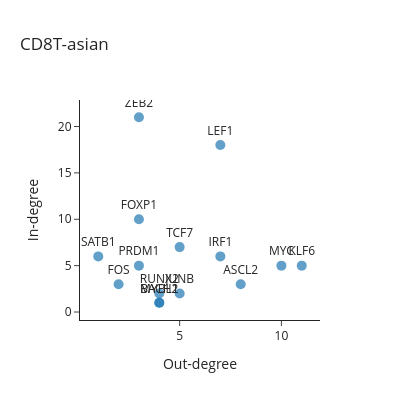

Source (notebook cell):
### Code cell
import plotly.express as px
import pandas as pd

# Create out-degree and in-degree DataFrames
out_degree = net.groupby('source').size().reset_index(name='out_degree')
in_degree = net.groupby('target').size().reset_index(name='in_degree')

# Merge and fill missing values
df_combined = pd.merge(out_degree, in_degree, left_on='source', right_on='target', how='outer')

# Standardize column names
df_combined['TF'] = df_combined['source'].combine_first(df_combined['target'])
# df_combined = df_combined[['TF', 'out_degree', 'in_degree']]

# Plot with Plotly
fig = px.scatter(
    df_combined,
    x='out_degree',
    y='in_degree',
    text='TF',
    labels={'out_degree': 'Out-degree', 'in_degree': 'In-degree'},
    title=f'{cell_type}-{race}',
    template='simple_white'
)
fig.update_traces(marker=dict(size=10, opacity=0.7),
                  textposition='top center')
fig.update_layout(height=400, width=400)
fig.show()

### Figure 1 — Plotly figure (JSON) as saved in the notebook; plotly's stock layout.template omitted (floating-point values rounded to 4 significant figures)
{"data": [{"hovertemplate": "Out-degree=%{x}<br>In-degree=%{y}<br>TF=%{text}<extra></extra>", "legendgroup": "", "marker": {"color": "#1F77B4", "opacity": 0.7, "size": 10, "symbol": "circle"}, "mode": "markers+text", "name": "", "orientation": "v", "showlegend": false, "text": ["AKNA", "ARID5B", "ASCL2", "BACH2", "BATF", "BCL11B", "FOS", "FOXP1", "IRF1", "IRF9", "JUNB", "KLF2", "KLF6", "LEF1", "MAF", "MLXIP", "MYBL1", "MYC", "PRDM1", "RORA", "RUNX2", "SATB1", "TBX21", "TCF7", "TFDP2", "ZBTB38", "ZBTB7A", "ZEB2", "ZNF101", "ZNF331", "BHLHE40", "CEBPD", "CREM", "EOMES", "KLF3", "REL", "RUNX3", "ZNF683"], "textposition": "top center", "type": "scatter", "x": [4, 2, 8, 4, 3, 4, 2, 3, 7, 1, 5, 3, 11, 7, 2, 1, 4, 10, 3, 9, 4, 1, 7, 5, 1, 1, 1, 3, 1, 2, null, null, null, null, null, null, null, null], "xaxis": "x", "y": [null, null, 3, 1, null, null, 3, 10, 6, null, 2, null, 5, 18, null, null, 1, 5, 5, null, 2, 6, null, 7, null, null, null, 21, null, null, 4, 1, 1, 1, 2, 3, 5, 7], "yaxis": "y"}], "layout": {"height": 400, "legend": {"tracegroupgap": 0}, "title": {"text": "CD8T-asian"}, "width": 400, "xaxis": {"anchor": "y", "domain": [0, 1], "title": {"text": "Out-degree"}}, "yaxis": {"anchor": "x", "domain": [0, 1], "title": {"text": "In-degree"}}}}
